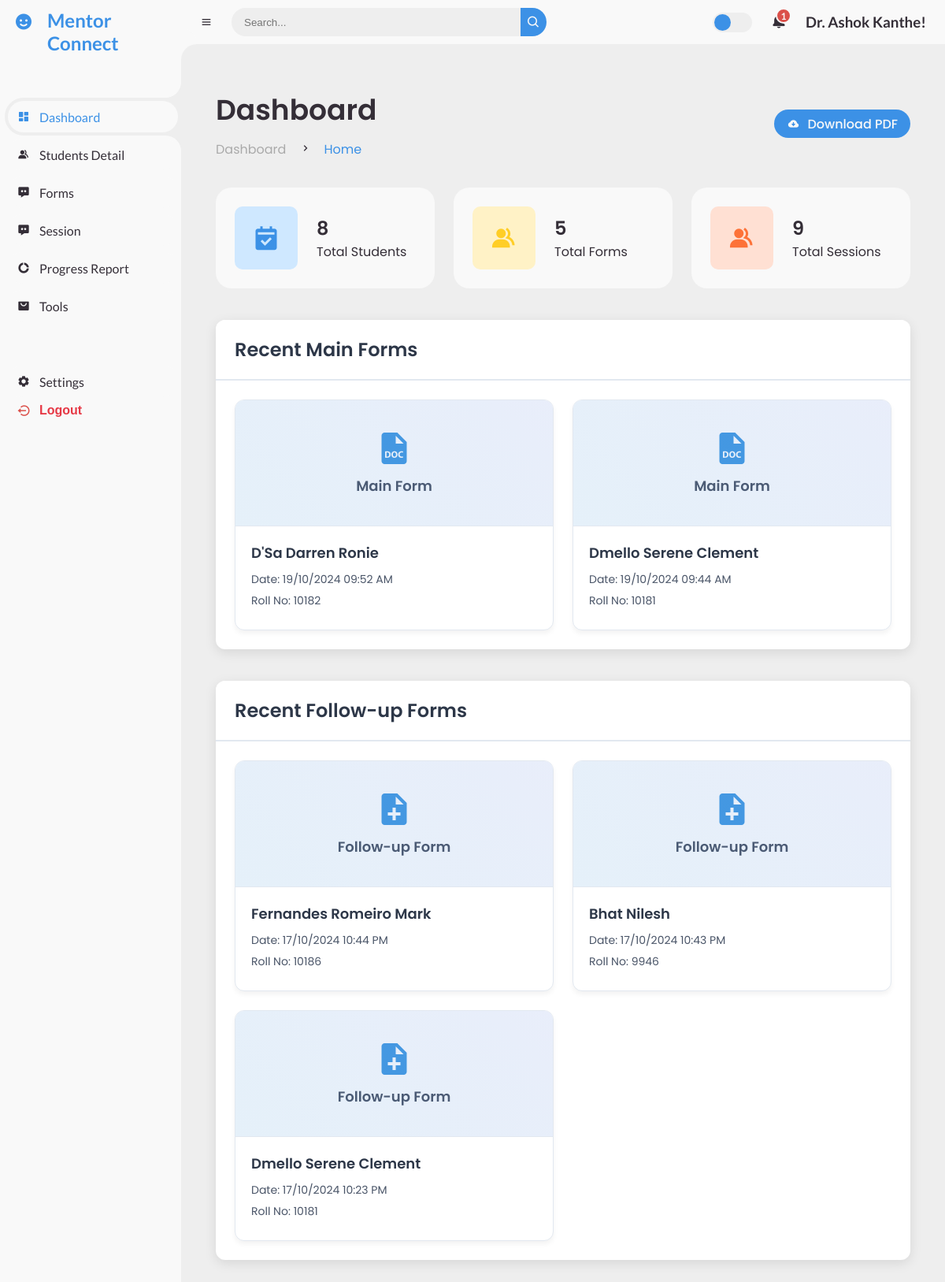
/dashboard/ (signed in), run on the app's committed database.
### mentor/models.py (models this page shows, shortened)
class StudentForm(models.Model):
    student = models.ForeignKey('MentorshipData', on_delete=models.CASCADE)
    name = models.CharField(max_length=255)
    rollno = models.CharField(max_length=100, unique=True)
    mentor_name = models.CharField(max_length=255)
    atte_ise1 = models.DecimalField(max_digits=5, decimal_places=2, default=0.00)
    atte_mse = models.DecimalField(max_digits=5, decimal_places=2, default=0.00)
    attendance = models.DecimalField(max_digits=5, decimal_places=2, default=0.00)
    cts = models.DecimalField(max_digits=5, decimal_places=2, default=0.00)
    ise1 = models.DecimalField(max_digits=5, decimal_places=2, default=0.00)
    mse = models.DecimalField(max_digits=5, decimal_places=2, default=0.00)
    semcgpa = models.DecimalField(max_digits=5, decimal_places=2, default=0.00)
    counseling_dates = models.TextField(null=True, blank=True)
    question1 = models.TextField(null=True, blank=True)  # Allow NULL values
    question2 = models.TextField(null=True, blank=True)  # Allow NULL values
    question3 = models.TextField(null=True, blank=True)  # Allow NULL values
    question4 = models.TextField(null=True, blank=True)  # Allow NULL values
    question5 = models.TextField(null=True, blank=True)  # Allow NULL values
    question6 = models.TextField(null=True, blank=True)  # Allow NULL values
    question7 = models.TextField(null=True, blank=True)  # Allow NULL values
    question8 = models.TextField(null=True, blank=True)  # Allow NULL values
    question9 = models.TextField(null=True, blank=True)  # Allow NULL values
    question10 = models.TextField(null=True, blank=True)  # Allow NULL values
    question11 = models.TextField(null=True, blank=True)  # Allow NULL values
    question12 = models.TextField(null=True, blank=True)  # Allow NULL values
    Strengths = models.TextField(null=True, blank=True)
    Weakness = models.TextField(null=True, blank=True)
    Opportunities = models.TextField(null=True, blank=True)
    Challenges = models.TextField(null=True, blank=True)
    nao = models.TextField(null=True, blank=True)
    ao = models.TextField(null=True, blank=True)
    date = models.DateTimeField(default=timezone.now)
    profile_picture = models.ImageField(
        upload_to='profile_pictures/',
        blank=True,
        validators=[FileExtensionValidator(allowed_extensions=['jpg', 'jpeg', 'png'])]
    )

class StudentFollowupForm(models.Model):
    student = models.ForeignKey('MentorshipData', on_delete=models.CASCADE)
    name = models.CharField(max_length=255)
    rollno = models.CharField(max_length=100, unique=True)
    mentor_name = models.CharField(max_length=255)
    atte_ise1 = models.DecimalField(max_digits=5, decimal_places=2, default=0.00)
    atte_mse = models.DecimalField(max_digits=5, decimal_places=2, default=0.00)
    attendance = models.DecimalField(max_digits=5, decimal_places=2, default=0.00)
    ise1 = models.DecimalField(max_digits=5, decimal_places=2, default=0.00)
    mse = models.DecimalField(max_digits=5, decimal_places=2, default=0.00)
    semcgpa = models.DecimalField(max_digits=5, decimal_places=2, default=0.00)
    counseling_dates = models.TextField(null=True, blank=True)
    question1 = models.TextField(null=True, blank=True)  # Allow NULL values
    question2 = models.TextField(null=True, blank=True)  # Allow NULL values
    question3 = models.TextField(null=True, blank=True)  # Allow NULL values
    question4 = models.TextField(null=True, blank=True)  # Allow NULL values
    question5 = models.TextField(null=True, blank=True)  # Allow NULL values
    question6 = models.TextField(null=True, blank=True)  # Allow NULL values
    question7 = models.TextField(null=True, blank=True)  # Allow NULL values
    date = models.DateTimeField(default=timezone.now)
    nao = models.TextField(null=True, blank=True)
    ao = models.TextField(null=True, blank=True)

### mentor/views.py (the view)
@login_required
def mentor_dashboard(request, student_id=None):
    mentor = request.user
    students = MentorshipData.objects.filter(faculty_mentor__iexact=mentor.username.replace('_', ' '))
    total_forms = (
        StudentForm.objects.filter(student__in=students).count() +
        StudentFollowupForm.objects.filter(student__in=students).count()
    )
    total_sessions = Session.objects.filter(mentor=mentor).count()
    student = None
    if student_id:
        student = get_object_or_404(MentorshipData, id=student_id)
    recent_forms = recents(request)
    context = {
        'student': student,
        'mentor': mentor,
        'student_count': students.count(),
        'students': students,  # Pass the students to the template
        'student_names': [student.name for student in students],
        'recent_mainform': recent_forms['mainform'],
        'recent_followupform': recent_forms['followupform'],
        'total_forms': total_forms,
        'total_sessions': total_sessions,
    }
    return render(request, 'mentor_dashboard.html', context)

### mentor/templatetags/username_filters.py (called while the page is built)
@register.filter
def readable_username(value):
    return value.replace('_', ' ').title()

### mentor/views.py (called while the page is built)
@login_required
def recents(request):
    mentor = request.user
    latest_forms = StudentForm.objects.filter(mentor_name=mentor).order_by('-date')[:3]  # Now orders by both date and time
    latest_followupforms = StudentFollowupForm.objects.filter(mentor_name=mentor).order_by('-date')[:3]
    recents = {
        'mainform': latest_forms,
        'followupform': latest_followupforms
    }
    return recents

### templates/mentor_dashboard.html (shortened to what this page needs)
{% extends 'base.html' %}
{% block content %}
<div class="dashboard-container">
    <div class="head-title">
        <div class="left">
            <h1>Dashboard</h1>
            <ul class="breadcrumb">
                <li>
                    <a href="#">Dashboard</a>
                </li>
                <li><i class='bx bx-chevron-right'></i></li>
                <li>
                    <a class="active" href="#">Home</a>
                </li>
            </ul>
        </div>
        <a href="#" class="btn-download">
            <i class='bx bxs-cloud-download'></i>
            <span class="text">Download PDF</span>
        </a>
    </div>
    <ul class="box-info">
        <li>
            <a href="{% url 'form_dashboard' %}" style="text-decoration: none; color: inherit; display: contents;">
                <i class='bx bxs-calendar-check'></i>
                <span class="text">
                    <h3>{{ student_count }}</h3>
                    <p>Total Students</p>
                </span>
            </a>
        </li>
        <li>
            <a href="{% url 'form_dashboard' %}" style="text-decoration: none; color: inherit; display: contents;">
                <i class='bx bxs-group'></i>
                <span class="text">
                    <h3>{{ total_forms }}</h3>
                    <p>Total Forms</p>
                </span>
            </a>
        </li>
        <li>
            <a href="{% url 'session_list' %}" style="text-decoration: none; color: inherit; display: contents;">
                <i class='bx bxs-group'></i>
                <span class="text">
                    <h3>{{ total_sessions }}</h3>
                    <p>Total Sessions</p>
                </span>
            </a>
        </li>
    </ul>
    <div class="section-wrapper">
        <h2 class="section-title">Recent Main Forms</h2>
        <div class="section-content">
            <div class="recent">
                {% for form in recent_mainform %}
                <div class="form-item">
                    <a href="{% url 'form_student' form.student.id mentor.id %}" class="form-link">
                        <div class="form-preview">
                            <i class='bx bxs-file-doc'></i>
                            <span>Main Form</span>
                        </div>
                        <div class="form-info">
                            <h3>{{ form.name }}</h3>
                            <p>Date: {{ form.date|date:"d/m/Y h:i A" }}</p>
                            <p>Roll No: {{ form.rollno }}</p>
                        </div>
                    </a>
                </div>
                {% empty %}
                <div class="form-item no-data">
                    <p>No recent main forms available</p>
                </div>
                {% endfor %}
            </div>
        </div>
    </div>
    <div class="section-wrapper">
        <h2 class="section-title">Recent Follow-up Forms</h2>
        <div class="section-content">
            <div class="recent">
                {% for followup in recent_followupform %}
                <div class="form-item">
                    <a href="{% url 'followup_form_student' followup.student.id mentor.id %}" class="form-link">
                        <div class="form-preview">
                            <i class='bx bxs-file-plus'></i>
                            <span>Follow-up Form</span>
                        </div>
                        <div class="form-info">
                            <h3>{{ followup.name }}</h3>
                            <p>Date: {{ followup.date|date:"d/m/Y h:i A" }}</p>
                            <p>Roll No: {{ followup.rollno }}</p>
                        </div>
                    </a>
                </div>
                {% empty %}
                <div class="form-item no-data">
                    <p>No recent follow-up forms available</p>
                </div>
                {% endfor %}
            </div>
        </div>
    </div>
</div>
{% endblock %}

### templates/base.html (shortened to what this page needs)
{% load static %}
{% load username_filters %}
<!DOCTYPE html>
<html lang="en">
<head>
    <link rel="stylesheet" href="{% static 'CSS/mentor_dashboard.css' %}">
    <link href='https://unpkg.com/boxicons@2.0.9/css/boxicons.min.css' rel='stylesheet'>
</head>
<body class="{% block body_class %}{% endblock %}">
<section id="sidebar">
    <a href="#" class="brand">
        <i class='bx bxs-smile'></i>
        <span class="text">Mentor Connect</span>
    </a>
    <ul class="side-menu top">
        <li class="{% if request.path == '/dashboard/' %}active{% endif %}">
            <a href="/dashboard/">
                <i class='bx bxs-dashboard'></i>
                <span class="text">Dashboard</span>
            </a>
        </li>
        <li class="">
            <a href="/student_detail/">
                <i class='bx bxs-group'></i>
                <span class="text">Students Detail</span>
            </a>
        </li>
        <li class="{% if request.path == '/form_dashboard/' %}active{% endif %}">
            <a href="/form_dashboard/">
                <i class='bx bxs-message-dots'></i>
                <span class="text">Forms</span>
            </a>
        </li>
        <li class="{% if request.path == '/sessions/' %}active{% endif %}">
            <a href="/sessions/">
                <i class='bx bxs-message-dots'></i>
                <span class="text">Session</span>
            </a>
        </li>
        <li class="{% if request.path == '/progress_report/' %}active{% endif %}">
            <a href="/progress_report/">
                <i class='bx bxs-doughnut-chart'></i>
                <span class="text">Progress Report</span>
            </a>
        </li>
        <li class="{% if request.path == '/tools/' %}active{% endif %}">
            <a href="/tools/">
                <i class='bx bxs-shopping-bag-alt'></i>
                <span class="text">Tools</span>
            </a>
        </li>
    </ul>
    <ul class="side-menu">
        <li class="{% if request.path == '/settings/' %}active{% endif %}">
            <a href="/settings/">
                <i class='bx bxs-cog'></i>
                <span class="text">Settings</span>
            </a>
        </li>
        <li>
            <form method="post" action="{% url 'logout' %}" style="display: inline;">
                <button type="submit" class="logout" style="background: none; border: none; color: inherit; cursor: pointer;">
                    <i class='bx bx-log-out-circle'></i>
                    <span class="text">Logout</span>
                </button>
            </form>
        </li>
    </ul>
</section>
    <section id="content">
        <nav >
            <i class='bx bx-menu'></i>
            <form action="#">
                <div class="form-input">
                    <input type="search" placeholder="Search...">
                    <button type="submit" class="search-btn"><i class='bx bx-search'></i></button>
                </div>
            </form>
            <label for="switch-mode" class="switch-mode"></label>
            <a href="#" class="notification">
                <span class="num">1</span>
            </a>
            <a href="#" class="profile">
                <h1>{{ user.username|readable_username }}!</h1>
            </a>
        </nav>
        <main>
            {% block content %}
            {% endblock %}
        </main>
</body>
</html>

### templates/mentor_dashboard.html (style rules this page uses)
.dashboard-container { padding: 20px; }
.section-wrapper { margin-top: 40px; margin-bottom: 30px; background-color: #ffffff; border-radius: 12px; box-shadow: 0 4px 15px rgba(0, 0, 0, 0.1); overflow: hidden; }
.section-title { font-size: 24px; font-weight: 600; color: #2d3748; padding: 20px 24px; background-color: #ffffff; border-bottom: 2px solid #e2e8f0; margin: 0; }
.section-content { padding: 24px; }
.recent { display: grid; grid-template-columns: repeat(auto-fill, minmax(300px, 1fr)); grid-gap: 24px; }
.form-item { background: #ffffff; border-radius: 12px; box-shadow: 0 4px 6px rgba(0, 0, 0, 0.05); overflow: hidden; transition: all 0.3s ease; border: 1px solid #e2e8f0; }
.form-preview { height: 160px; background-color: #f7fafc; display: flex; flex-direction: column; align-items: center; justify-content: center; font-size: 18px; color: #4a5568; border-bottom: 1px solid #e2e8f0; position: relative; overflow: hidden; }
.form-preview::before { content: ''; position: absolute; top: 0; left: 0; right: 0; bottom: 0; background: linear-gradient(45deg, #4299e1, #667eea); opacity: 0.1; }
.form-preview i { font-size: 48px; margin-bottom: 10px; color: #4299e1; }
.form-preview span { font-weight: 600; }
.form-info { padding: 20px; }
.form-info h3 { font-size: 18px; font-weight: 600; margin-bottom: 10px; color: #2d3748; }
.form-info p { font-size: 14px; color: #4a5568; margin-bottom: 6px; }

### data on the page
StudentForm: name "D'Sa Darren Ronie", date "19/10/2024 09:52 AM", rollno "10182"
StudentForm: name "Dmello Serene Clement", date "19/10/2024 09:44 AM", rollno "10181"
StudentFollowupForm: name "Fernandes Romeiro Mark", date "17/10/2024 10:44 PM", rollno "10186"
StudentFollowupForm: name "Bhat Nilesh", date "17/10/2024 10:43 PM", rollno "9946"
StudentFollowupForm: name "Dmello Serene Clement", date "17/10/2024 10:23 PM", rollno "10181"

### other printed values
{{ user.username|readable_username }} "Dr. Ashok Kanthe"
{{ student_count }} "8"
{{ total_forms }} "5"
{{ total_sessions }} "9"
